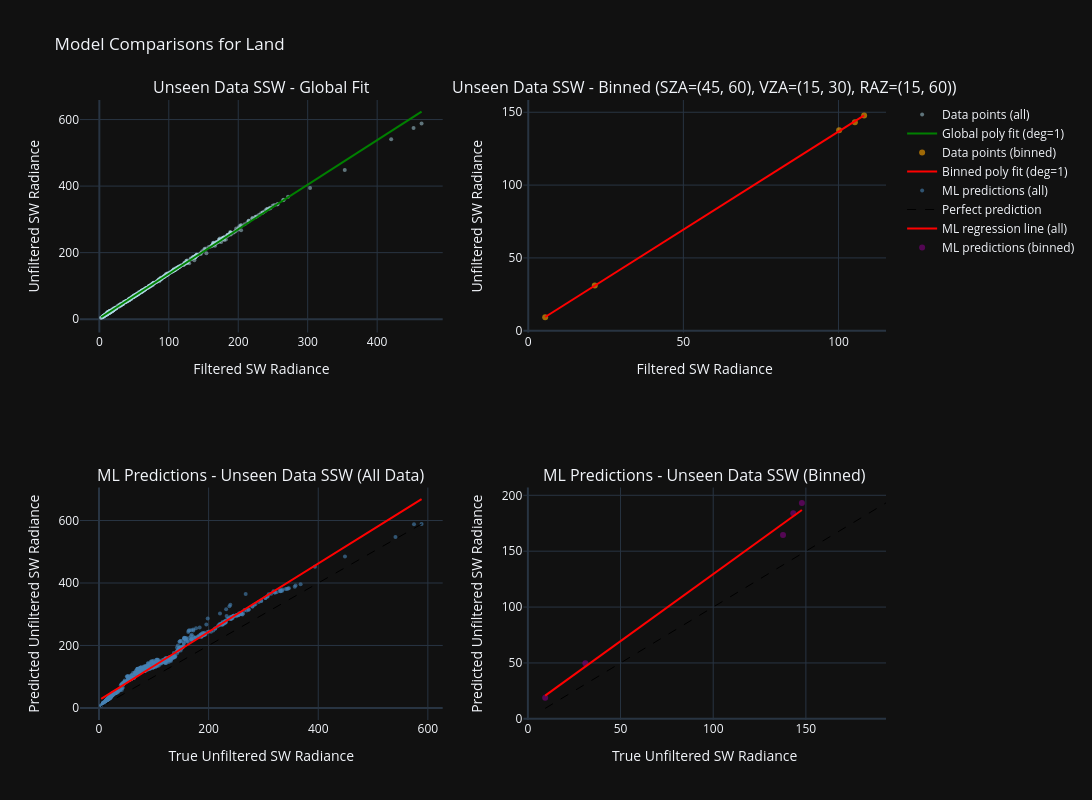

The notebook cell this image was saved under:
### Code cell
compare_global_vs_bin_fit_interactive(
    test_ssw_ds,
    scene="Land",
    sza_range=(45,60),
    vza_range=(15,30),
    raz_range=(15,60),
    degree=1,
    ml_model=ssw_model["Final_Model"],
    name="Unseen Data SSW",
    ml_features=["SZA", 'VZA', 'RAZ', 'Shortwave Filtered Rads (Integrated)', "Split Shortwave Filtered Rads (Integrated)"],
    is_sw=True
)

### Figure 1 — Plotly figure (JSON) as saved in the notebook; plotly's stock layout.template omitted (floating-point values rounded to 4 significant figures; data arrays with more than 128 entries replaced by an {"elided": "..."} marker saying what was removed)
{"data": [{"hovertemplate": "Filtered: %{x:.2f}<br>Unfiltered: %{y:.2f}", "marker": {"color": "lightblue", "opacity": 0.5, "size": 4}, "mode": "markers", "name": "Data points (all)", "showlegend": true, "type": "scatter", "x": {"elided": "635 float values"}, "xaxis": "x", "y": {"elided": "635 float values"}, "yaxis": "y"}, {"line": {"color": "green", "width": 2}, "mode": "lines", "name": "Global poly fit (deg=1)", "showlegend": true, "type": "scatter", "x": {"elided": "635 float values"}, "xaxis": "x", "y": {"elided": "635 float values"}, "yaxis": "y"}, {"hovertemplate": "Filtered: %{x:.2f}<br>Unfiltered: %{y:.2f}", "marker": {"color": "orange", "opacity": 0.6, "size": 6}, "mode": "markers", "name": "Data points (binned)", "showlegend": true, "type": "scatter", "x": [108.3, 100.2, 105.3, 5.459, 21.45], "xaxis": "x2", "y": [147.9, 137.7, 143.2, 9.344, 31.02], "yaxis": "y2"}, {"line": {"color": "red", "width": 2}, "mode": "lines", "name": "Binned poly fit (deg=1)", "showlegend": true, "type": "scatter", "x": [5.459, 21.45, 100.2, 105.3, 108.3], "xaxis": "x2", "y": [9.431, 30.96, 137.0, 143.8, 147.9], "yaxis": "y2"}, {"customdata": {"elided": "635 float values"}, "hovertemplate": "True: %{x:.2f}<br>Predicted: %{y:.2f}<br>Error: %{customdata:.2f}", "marker": {"color": "steelblue", "opacity": 0.6, "size": 4}, "mode": "markers", "name": "ML predictions (all)", "showlegend": true, "type": "scatter", "x": {"elided": "635 float values"}, "xaxis": "x3", "y": {"elided": "635 float values"}, "yaxis": "y3"}, {"line": {"color": "black", "dash": "dash", "width": 1}, "mode": "lines", "name": "Perfect prediction", "showlegend": true, "type": "scatter", "x": [3.859, 589.2], "xaxis": "x3", "y": [3.859, 589.2], "yaxis": "y3"}, {"line": {"color": "red", "width": 2}, "mode": "lines", "name": "ML regression line (all)", "showlegend": true, "type": "scatter", "x": {"elided": "635 float values"}, "xaxis": "x3", "y": {"elided": "635 float values"}, "yaxis": "y3"}, {"customdata": [45.38, 26.76, 40.85, 9.61, 18.61], "hovertemplate": "True: %{x:.2f}<br>Predicted: %{y:.2f}<br>Error: %{customdata:.2f}", "marker": {"color": "purple", "opacity": 0.6, "size": 6}, "mode": "markers", "name": "ML predictions (binned)", "showlegend": true, "type": "scatter", "x": [147.9, 137.7, 143.2, 9.344, 31.02], "xaxis": "x4", "y": [193.2, 164.4, 184.1, 18.95, 49.63], "yaxis": "y4"}, {"line": {"color": "black", "dash": "dash", "width": 1}, "mode": "lines", "name": "Perfect prediction", "showlegend": false, "type": "scatter", "x": [9.344, 193.2], "xaxis": "x4", "y": [9.344, 193.2], "yaxis": "y4"}, {"line": {"color": "red", "width": 2}, "mode": "lines", "name": "ML regression line (binned)", "showlegend": false, "type": "scatter", "x": [9.344, 31.02, 137.7, 143.2, 147.9], "xaxis": "x4", "y": [20.74, 46.74, 174.7, 181.3, 186.9], "yaxis": "y4"}], "layout": {"annotations": [{"font": {"size": 16}, "showarrow": false, "text": "Unseen Data SSW - Global Fit", "x": 0.225, "xanchor": "center", "xref": "paper", "y": 1, "yanchor": "bottom", "yref": "paper"}, {"font": {"size": 16}, "showarrow": false, "text": "Unseen Data SSW - Binned (SZA=(45, 60), VZA=(15, 30), RAZ=(15, 60))", "x": 0.775, "xanchor": "center", "xref": "paper", "y": 1, "yanchor": "bottom", "yref": "paper"}, {"font": {"size": 16}, "showarrow": false, "text": "ML Predictions - Unseen Data SSW (All Data)", "x": 0.225, "xanchor": "center", "xref": "paper", "y": 0.375, "yanchor": "bottom", "yref": "paper"}, {"font": {"size": 16}, "showarrow": false, "text": "ML Predictions - Unseen Data SSW (Binned)", "x": 0.775, "xanchor": "center", "xref": "paper", "y": 0.375, "yanchor": "bottom", "yref": "paper"}], "height": 800, "showlegend": true, "title": {"text": "Model Comparisons for Land"}, "width": 1400, "xaxis": {"anchor": "y", "domain": [0, 0.45], "title": {"text": "Filtered SW Radiance"}}, "xaxis2": {"anchor": "y2", "domain": [0.55, 1], "title": {"text": "Filtered SW Radiance"}}, "xaxis3": {"anchor": "y3", "domain": [0, 0.45], "title": {"text": "True Unfiltered SW Radiance"}}, "xaxis4": {"anchor": "y4", "domain": [0.55, 1], "title": {"text": "True Unfiltered SW Radiance"}}, "yaxis": {"anchor": "x", "domain": [0.625, 1], "title": {"text": "Unfiltered SW Radiance"}}, "yaxis2": {"anchor": "x2", "domain": [0.625, 1], "title": {"text": "Unfiltered SW Radiance"}}, "yaxis3": {"anchor": "x3", "domain": [0, 0.375], "title": {"text": "Predicted Unfiltered SW Radiance"}}, "yaxis4": {"anchor": "x4", "domain": [0, 0.375], "title": {"text": "Predicted Unfiltered SW Radiance"}}}}
